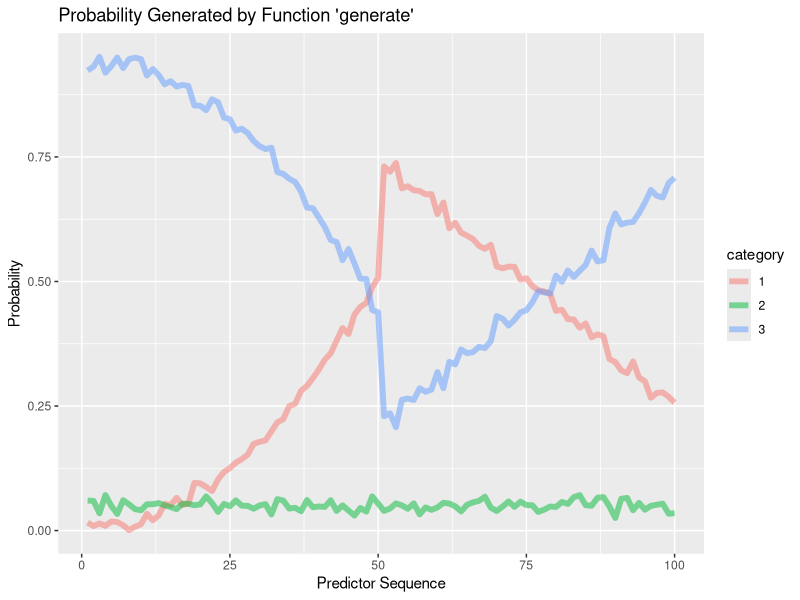
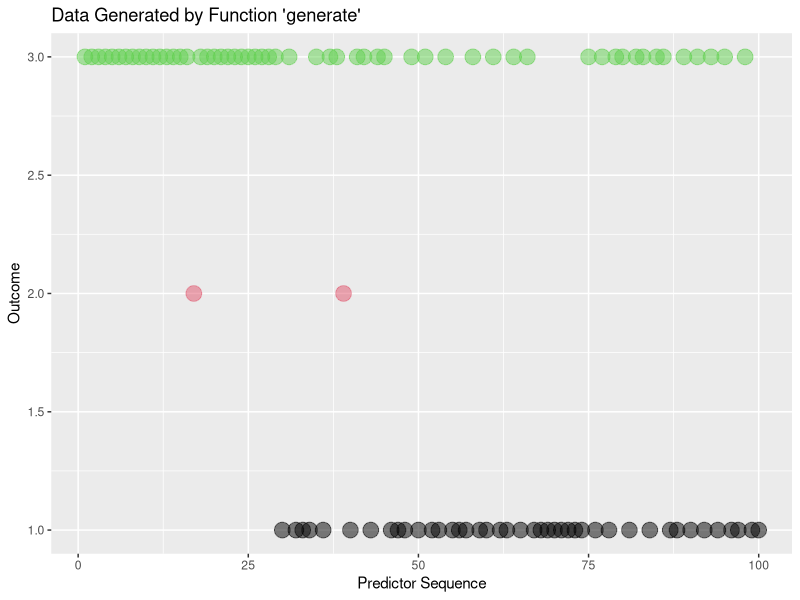
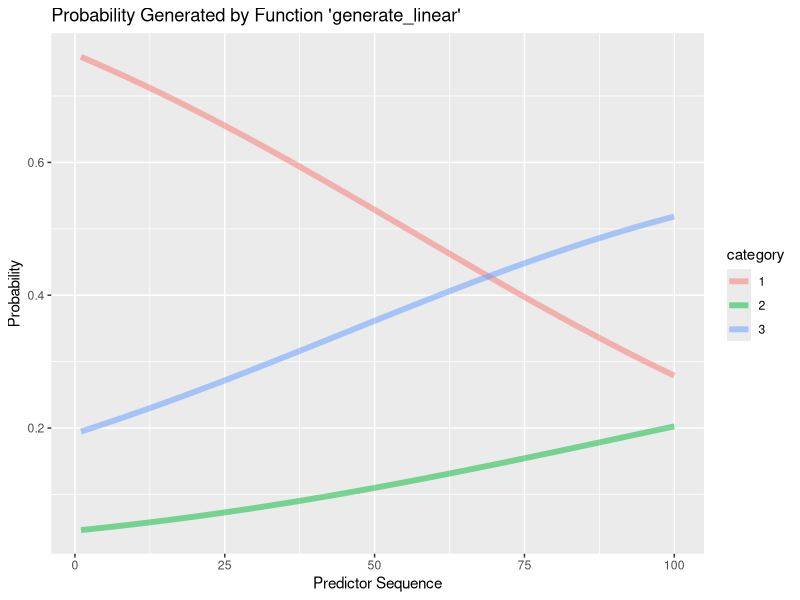
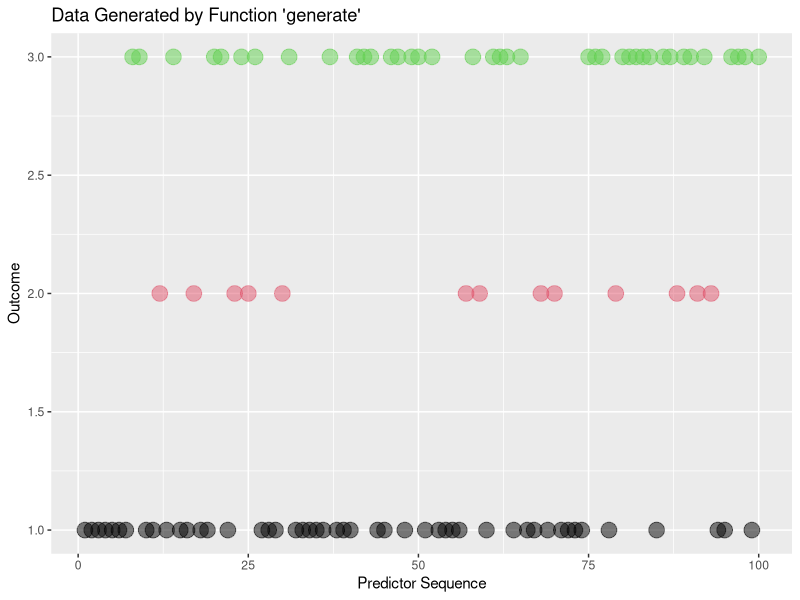

Here is the R script that generated these plots, in order: (Note: this script raises an error after producing the figures.)
###### simulation studies ######


################################################################
######### function for generating simulation data ##############
################################################################


############# irregular data ####################

generate_multinom = function(n){
  # generate 3 by n category multinomial data
  # 3 is the num of categories
  # n is num of ovservations
  
  # generate prob for category1
  x1 = seq(1,n/2,1)
  tmp1 = 0.0002*x1^2
  prob1_1 = abs(tmp1 + rnorm(n/2,0,0.01))
  x2 = seq((n/2+1),n,1)
  tmp2 = 1.25-0.01*x2
  prob1_2 = abs(tmp2+rnorm(n/2,0,0.01))
  prob1 =cbind(t(as.matrix(prob1_1)),t(as.matrix(prob1_2)))
  
  # genrate prob for category2
  x = seq(1,n,1)
  tmp3 = rep(0.05,n)
  prob2 = t(as.matrix(tmp3 + rnorm(n,0,0.01)))
  
  P = matrix(NA,3,n)
  y = matrix(NA,3,n)
  
  for(i in 1:n){
    P[1,i] = prob1[1,i]
    P[2,i] = prob2[1,i]
    P[3,i] = 1-P[1,i] - P[2,i]
    y[,i] = rmultinom(n=1,size=1,prob=P[,i])
  } 
  
  # return the probability matrix and the data
  return(list(P,y))
}

########### show the data pattern by plot ################3
n = 100
test_all = generate_multinom(n)

### probability 
test_p = test_all[[1]]
test_ct1_p = cbind(seq(1,n,1),rep(1,n),test_p[1,])
test_ct2_p = cbind(seq(1,n,1),rep(2,n),test_p[2,])
test_ct3_p = cbind(seq(1,n,1),rep(3,n),test_p[3,])
test_p = rbind(test_ct1_p,test_ct2_p,test_ct3_p)
test_p = as.data.frame(test_p)
names(test_p) = c('x','category','probability')
test_p$category = as.factor(test_p$category)
# str(test_p)

library(ggplot2)
plt_p = ggplot(data=test_p,aes(x=x,y=probability))
plt_p = plt_p+geom_line(aes(color=category),alpha=1/2,size=2)
plt_p = plt_p+labs(title="Probability Generated by Function 'generate'")
plt_p = plt_p+labs(x='Predictor Sequence')+labs(y='Probability')
plt_p

### form data for scatterplot ###
test_dat = test_all[[2]]
response = rep(0,100)
for(i in 1:100){
  for(j in 1:3){
    if(test_dat[j,i]==1){
      response[i] = j
    }
  }
}
predictor = seq(1,100)
test_dat_nonlinear=cbind(predictor,response)
test_dat_nonlinear=as.data.frame(test_dat_nonlinear)

# str(test_dat_nonlinear)

plt_dat = ggplot(data=test_dat_nonlinear,aes(x=predictor,y=response))
plt_dat = plt_dat+geom_point(color=response,alpha=1/2,size=5)
plt_dat = plt_dat+labs(title="Data Generated by Function 'generate'")
plt_dat = plt_dat+labs(x='Predictor Sequence')+labs(y='Outcome')
plt_dat

########## linear data ##############################

generate_multinom_linear= function(n){
  beta = rbind(c(1.38,-0.02),c(-1.44,0.005),c(0,0))
  x = rbind(rep(1,n),seq(1,n,1))
  o = exp(beta%*%x)
  p = matrix(NA,3,100)
  y = matrix(NA,3,100)
  for(i in 1:100){
    p[1,i] = o[1,i]/sum(o[,i])
    p[2,i] = o[2,i]/sum(o[,i])
    p[3,i] = 1-p[1,i] - p[2,i]
    y[,i] = rmultinom(1,1,p[,i])
  }
  return(list(p,y))
}

########### show the data pattern by plot #############
n = 100
test_all_l = generate_multinom_linear(n)

### probability 
test_p_l = test_all_l[[1]]
test_ct1_p_l = cbind(seq(1,n,1),rep(1,n),test_p_l[1,])
test_ct2_p_l = cbind(seq(1,n,1),rep(2,n),test_p_l[2,])
test_ct3_p_l = cbind(seq(1,n,1),rep(3,n),test_p_l[3,])
test_p_l = rbind(test_ct1_p_l,test_ct2_p_l,test_ct3_p_l)
test_p_l = as.data.frame(test_p_l)
names(test_p_l) = c('x','category','probability')
test_p_l$category = as.factor(test_p_l$category)
str(test_p_l)

library(ggplot2)
plt_p_l = ggplot(data=test_p_l,aes(x=x,y=probability))
plt_p_l = plt_p_l+geom_line(aes(color=category),alpha=1/2,size=2)
plt_p_l = plt_p_l+labs(title="Probability Generated by Function 'generate_linear'")
plt_p_l = plt_p_l+labs(x='Predictor Sequence')+labs(y='Probability')
plt_p_l

### scatter plot for linear data ###
test_dat = test_all_l[[2]]
response = rep(0,n)
for(i in 1:n){
  for(j in 1:3){
    if(test_dat[j,i]==1){
      response[i] = j
    }
  }
}
predictor = seq(1,100)
test_dat_linear=cbind(predictor,response)
test_dat_linear=as.data.frame(test_dat_linear)

plt_dat = ggplot(data=test_dat_linear,aes(x=predictor,y=response))
plt_dat = plt_dat+geom_point(color=response,alpha=1/2,size=5)
plt_dat = plt_dat+labs(title="Data Generated by Function 'generate'")
plt_dat = plt_dat+labs(x='Predictor Sequence')+labs(y='Outcome')
plt_dat

#############################################################
############# function for getting error ####################
#############################################################

get_error = function(y1,y2){
  # y1 and y2 needs to have same dimension
  error = 0
  n1 = dim(y1)[1]
  n2 = dim(y1)[2]
  
  for(i in 1:n1){
    for(j in 1:n2){
      error = error + abs(y1[i,j] - y2[i,j])
    }
  }

  return(error/(n1*n2))
}

###############################################################
############# function for simiulation ########################
###############################################################

########### Nonlinear data ##################

#### nonparametric ####
sim_nonparametric_multinom = function(N,M,K,reps=1e2){
  Err = rep(0,reps)
  for(r in 1:reps){
    f = generate_multinom(N)
    P = f[[1]] 
    Y = f[[2]]
    out = manysteps_multinom(y=Y,m=M,k=K,R=1e3,ct=3)
    if(length(out) == 1){
      Err[r] = 0
    }
    else{
      Err[r] = get_error(out[[2]],P)
    }
  }
  
  c = 0
  for(r in 1:reps){
    if(Err[r] == 0){
      c = c+1
    }
  }
  return(sum(Err)/(reps-c))
}


#### multilogit model ####
sim_multilogit = function(n,reps=1e3){
  Err = rep(0,reps)
  c = 0
  for(r in 1:reps){
    o = generate_multinom(n)
    p = o[[1]]
    y = o[[2]]
    
    # prepare data
    response = rep(0,n)
    for(i in 1:n){
      c = 0
      for(j in 1:3){
        if(y[j,i] == 1)
          c = j
      }
      response[i] = c
    }
    
    # data
    response = as.factor(response)
    x1 = seq(1,n,1)
    
    # train model
    library(nnet)
    mod = multinom(response~x1)
    betahat.matrix = coef(mod)

    if(dim(betahat.matrix)[1] == 2){
      # est p
      prob = predict(model,newdata=x,'probs')
      est.prob = rbind(prob[,1],prob[,2],prob[,3])  
      Err[r] = get_error(y1=p,y2=est.prob)
    }
    else{
      Err[r] = 0
      c = c+1
    }
    
    }
    
    return(sum(Err)/(reps-c))
}



sim_multilogit_square = function(n,reps=1e3){
  Err = rep(0,reps)
  c = 0
  for(r in 1:reps){
    o = generate_multinom(n)
    p = o[[1]]
    y = o[[2]]
    
    # prepare data
    response = rep(0,n)
    for(i in 1:n){
      c = 0
      for(j in 1:3){
        if(y[j,i] == 1)
          c = j
      }
      response[i] = c
    }
    
    # data
    response = as.factor(response)
    x1 = seq(1,n,1)
    x0 = rep(1,n)
    x2 = x1^2
    x = rbind(x0,x1,x2)
    
    # train model
    library(nnet)
    mod = multinom(response~x1+x2)
    betahat.matrix = rbind(coef(mod),0)
    
    if(dim(betahat.matrix)[1] == 3){
      # est p
      est.prob = matrix(NA,3,n)
      foo1 = exp(betahat.matrix%*%x)
      foo2 = colSums(foo1)
      for(i in 1:3){
        for(j in 1:n){
          est.prob[i,j] = foo1[i,j]/foo2[j]
        }
      }
      Err[r] = get_error_multinom(y1=p,y2=est.prob)
    }
    else{
      Err[r] = 0
      c = c+1
    }
    
  }
  
  return(sum(Err)/(reps-c))
}


#### simulate and comparison ####

### simulate multi logit ##
sim_multilogit(n=100,reps=1e3)
sim_multilogit_square(n=100,reps=1e3)

### simulate nonparametric and compare with multi logit ###
## compare different k
# for m = 3
sim_nonparametric_multinom(N=100,M=3,K=13,reps=1e2)
sim_nonparametric_multinom(N=100,M=3,K=10,reps=1e2)
sim_nonparametric_multinom(N=100,M=3,K=8,reps=1e2)
sim_nonparametric_multinom(N=100,M=3,K=5,reps=1e2)
sim_nonparametric_multinom(N=100,M=3,K=3,reps=1e2)

# for m = 5
sim_nonparametric_multinom(N=100,M=5,K=13,reps=1e2)
sim_nonparametric_multinom(N=100,M=5,K=10,reps=1e2)
sim_nonparametric_multinom(N=100,M=5,K=8,reps=1e2)
sim_nonparametric_multinom(N=100,M=5,K=5,reps=1e2)
sim_nonparametric_multinom(N=100,M=5,K=3,reps=1e2)

# for m = 7
sim_nonparametric_multinom(N=100,M=7,K=13,reps=1e2)
sim_nonparametric_multinom(N=100,M=7,K=10,reps=1e2)
sim_nonparametric_multinom(N=100,M=7,K=8,reps=1e2)
sim_nonparametric_multinom(N=100,M=7,K=5,reps=1e2)
sim_nonparametric_multinom(N=100,M=7,K=3,reps=1e2)





########### linear data ##################

#### nonparametric ####
library(nnet)
sim_multilogit_linear = function(n,reps = 1e3){
  Err = rep(0,reps)
  c = 0
  for(r in 1:reps){
    out = generate_multinom_linear(n)
    p = out[[1]]
    y = out[[2]]
    
    # prepare data
    response = rep(0,n)
    for(i in 1:n){
      for(j in 1:3){
        if(y[j,i] == 1)
          response[i] = j
      }     
    }
    
    response = as.factor(response)
    predictor = seq(1,n)
    m = multinom(response~predictor)
    prob = predict(m,newdata=x,'probs')
    est.prob = rbind(prob[,1],prob[,2],prob[,3])    
    if(dim(est.prob)[1] == 3){
      Err[r] = get_error(y1=p,y2=est.prob)
    }
    else{
      Err[r] = 0
      c = c+1
    }
    
  }
  
  return(sum(Err)/(reps-c))
}

#### nonparametric ####

sim_nonparametric_multinom_linear = function(N,M,K,reps=1e2){
  Err = rep(0,reps)
  for(r in 1:reps){
    f = generate_multinom_linear(N)
    P = f[[1]] 
    Y = f[[2]]
    out = manysteps_multinom(y=Y,m=M,k=K,R=1e3,ct=3)
    if(length(out) == 1){
      Err[r] = 0
    }
    else{
      Err[r] = get_error(out[[2]],P)
    }
  }
  
  c = 0
  for(i in 1:reps){
    if(Err[i] == 0){
      c = c+1
    }
  }
  return(sum(Err)/(reps-c))
}

#### simulate and comparison ####

### simulate multi logit ##

sim_multilogit_linear(n=100,reps=1e3)

### simulate nonparametric and compare with multi logit ###

# for m = 3
sim_nonparametric_multinom_linear(N=100,M=3,K=13,reps=1e2)
sim_nonparametric_multinom_linear(N=100,M=3,K=10,reps=1e2)
sim_nonparametric_multinom_linear(N=100,M=3,K=8,reps=1e2)
sim_nonparametric_multinom_linear(N=100,M=3,K=5,reps=1e2)
sim_nonparametric_multinom_linear(N=100,M=3,K=3,reps=1e2)

# for m = 5
sim_nonparametric_multinom_linear(N=100,M=5,K=13,reps=1e2)
sim_nonparametric_multinom_linear(N=100,M=5,K=10,reps=1e2)
sim_nonparametric_multinom_linear(N=100,M=5,K=8,reps=1e2)
sim_nonparametric_multinom_linear(N=100,M=5,K=5,reps=1e2)
sim_nonparametric_multinom_linear(N=100,M=5,K=3,reps=1e2)

# for m = 7
sim_nonparametric_multinom_linear(N=100,M=7,K=13,reps=1e2)
sim_nonparametric_multinom_linear(N=100,M=7,K=10,reps=1e2)
sim_nonparametric_multinom_linear(N=100,M=7,K=8,reps=1e2)
sim_nonparametric_multinom_linear(N=100,M=7,K=5,reps=1e2)
sim_nonparametric_multinom_linear(N=100,M=7,K=3,reps=1e2)